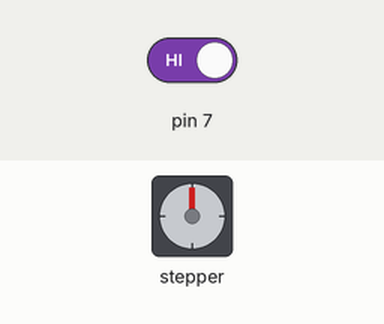
This sketch was run on a simulated Arduino Uno, built with avr-gcc and run on an emulated ATmega328P. On the bench: stepper motor. The test bench sets the inputs (shaded band); at power-on: pin 7 HIGH. Stepper angles assume 100 steps per turn.

Above: at 1.2 s.
1.3 s: pin 7 driven LOW
At 1.49 s:
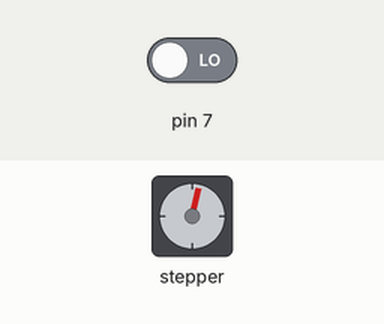
4.3 s: pin 7 driven HIGH
At 4.3 s:
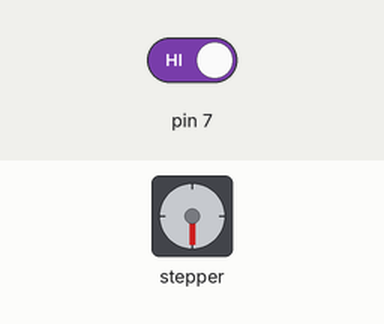
5.8 s: pin 7 driven LOW
At 6.11 s:
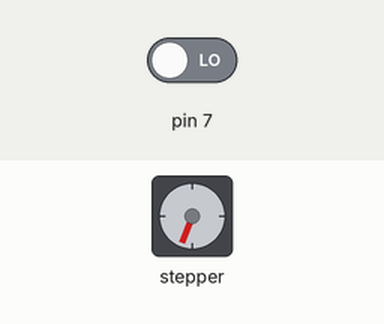
Timing chart, 0 to 14.8 s (numbered marks = the images above; inputs shaded):
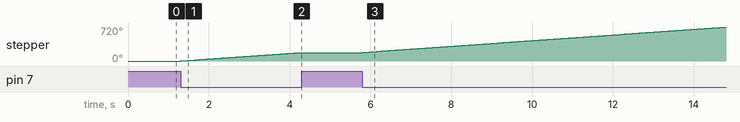

Measured:
- after the input at 1.3 s, stepper: keeps turning clockwise at about 61°/s, starting at once
- after the input at 4.3 s, stepper: stops changing and stays 180°
- after the input at 5.8 s, stepper: keeps turning clockwise at about 60°/s, starting at once

The sketch:

2022.04.23bujin.ino
```cpp
#include <Stepper.h>

Stepper mystepper(100,3,4,5,6);

void setup(){
  pinMode(7, INPUT);
  mystepper.setSpeed(10);
}

void loop(){
  if (digitalRead(7) == false)   //声控/热敏/循迹/触摸/红外/倾斜等  0真  1假
  {
    mystepper.step(10);

  } else {
    mystepper.step(0);

  }

}
/*
# include <Stepper.h>

Stepper mystepper(100,3,4,5,6);

void setup (){
  pinMode(7,INPUT);
  mystepper.setSpeed(10);
  }

  void loop(){
    if(digitalRead(7)==false)
    {
      mystepper.step(10);
      }else{
        mystepper.step(0);
        }
    }
    */
```
